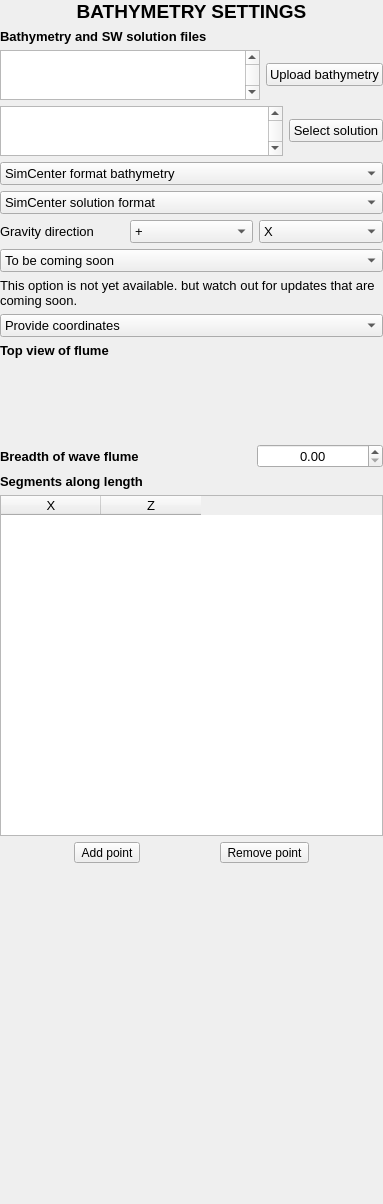
<?xml version="1.0" encoding="UTF-8"?>
<ui version="4.0">
 <class>bathymetry</class>
 <widget class="QFrame" name="bathymetry">
  <property name="geometry">
   <rect>
    <x>0</x>
    <y>0</y>
    <width>383</width>
    <height>1204</height>
   </rect>
  </property>
  <property name="windowTitle">
   <string>Frame</string>
  </property>
  <layout class="QVBoxLayout" name="verticalLayout">
   <property name="leftMargin">
    <number>0</number>
   </property>
   <property name="topMargin">
    <number>0</number>
   </property>
   <property name="rightMargin">
    <number>0</number>
   </property>
   <property name="bottomMargin">
    <number>0</number>
   </property>
   <item>
    <widget class="QLabel" name="Lbl_H1">
     <property name="font">
      <font>
       <pointsize>14</pointsize>
      </font>
     </property>
     <property name="text">
      <string>&lt;html&gt;&lt;head/&gt;&lt;body&gt;&lt;p&gt;&lt;span style=&quot; font-weight:600;&quot;&gt;BATHYMETRY SETTINGS&lt;/span&gt;&lt;/p&gt;&lt;/body&gt;&lt;/html&gt;</string>
     </property>
     <property name="alignment">
      <set>Qt::AlignCenter</set>
     </property>
    </widget>
   </item>
   <item>
    <widget class="QLabel" name="Lbl_SelFiles">
     <property name="font">
      <font>
       <pointsize>10</pointsize>
      </font>
     </property>
     <property name="focusPolicy">
      <enum>Qt::ClickFocus</enum>
     </property>
     <property name="text">
      <string>&lt;html&gt;&lt;head/&gt;&lt;body&gt;&lt;p&gt;&lt;span style=&quot; font-weight:600;&quot;&gt;Bathymetry and SW solution files&lt;/span&gt;&lt;/p&gt;&lt;/body&gt;&lt;/html&gt;</string>
     </property>
    </widget>
   </item>
   <item>
    <layout class="QHBoxLayout" name="horizontalLayout" stretch="3,1">
     <item>
      <widget class="QPlainTextEdit" name="PText_Files">
       <property name="sizePolicy">
        <sizepolicy hsizetype="Fixed" vsizetype="MinimumExpanding">
         <horstretch>0</horstretch>
         <verstretch>0</verstretch>
        </sizepolicy>
       </property>
       <property name="minimumSize">
        <size>
         <width>200</width>
         <height>50</height>
        </size>
       </property>
       <property name="maximumSize">
        <size>
         <width>400</width>
         <height>50</height>
        </size>
       </property>
       <property name="font">
        <font>
         <pointsize>10</pointsize>
        </font>
       </property>
       <property name="verticalScrollBarPolicy">
        <enum>Qt::ScrollBarAlwaysOn</enum>
       </property>
       <property name="readOnly">
        <bool>true</bool>
       </property>
      </widget>
     </item>
     <item>
      <widget class="QPushButton" name="Btn_UploadFiles">
       <property name="font">
        <font>
         <pointsize>10</pointsize>
        </font>
       </property>
       <property name="toolTip">
        <string>Select the bathymetric files to be used</string>
       </property>
       <property name="toolTipDuration">
        <number>10000</number>
       </property>
       <property name="text">
        <string>Upload bathymetry</string>
       </property>
      </widget>
     </item>
    </layout>
   </item>
   <item>
    <layout class="QHBoxLayout" name="horizontalLayout_2" stretch="3,1">
     <item>
      <widget class="QPlainTextEdit" name="PText_Solution">
       <property name="sizePolicy">
        <sizepolicy hsizetype="Fixed" vsizetype="MinimumExpanding">
         <horstretch>0</horstretch>
         <verstretch>0</verstretch>
        </sizepolicy>
       </property>
       <property name="minimumSize">
        <size>
         <width>200</width>
         <height>50</height>
        </size>
       </property>
       <property name="maximumSize">
        <size>
         <width>400</width>
         <height>50</height>
        </size>
       </property>
       <property name="font">
        <font>
         <pointsize>10</pointsize>
        </font>
       </property>
       <property name="verticalScrollBarPolicy">
        <enum>Qt::ScrollBarAlwaysOn</enum>
       </property>
       <property name="readOnly">
        <bool>true</bool>
       </property>
      </widget>
     </item>
     <item>
      <widget class="QPushButton" name="Btn_UploadSolution">
       <property name="font">
        <font>
         <pointsize>10</pointsize>
        </font>
       </property>
       <property name="toolTip">
        <string>Upload the shallow water solver solution files</string>
       </property>
       <property name="toolTipDuration">
        <number>10000</number>
       </property>
       <property name="text">
        <string>Select solution</string>
       </property>
      </widget>
     </item>
    </layout>
   </item>
   <item>
    <layout class="QVBoxLayout" name="VLY_Gravity">
     <item>
      <widget class="QComboBox" name="CmB_FileType">
       <property name="font">
        <font>
         <pointsize>10</pointsize>
        </font>
       </property>
       <property name="toolTip">
        <string>Select the format of the bathymetric files uploaded</string>
       </property>
       <property name="toolTipDuration">
        <number>10000</number>
       </property>
       <item>
        <property name="text">
         <string>SimCenter format bathymetry</string>
        </property>
       </item>
       <item>
        <property name="text">
         <string>GeoClaw (Type I) bathymetry</string>
        </property>
       </item>
       <item>
        <property name="text">
         <string>GeoClaw (Type II) bathymetry</string>
        </property>
       </item>
       <item>
        <property name="text">
         <string>GeoClaw (Type III) bathymetry</string>
        </property>
       </item>
       <item>
        <property name="text">
         <string>AdCirc data</string>
        </property>
       </item>
      </widget>
     </item>
     <item>
      <widget class="QComboBox" name="CmB_SolFormat">
       <property name="font">
        <font>
         <pointsize>10</pointsize>
        </font>
       </property>
       <property name="toolTip">
        <string>Select the format of the solutions files uploaded</string>
       </property>
       <property name="toolTipDuration">
        <number>10000</number>
       </property>
       <item>
        <property name="text">
         <string>SimCenter solution format</string>
        </property>
       </item>
       <item>
        <property name="text">
         <string>GeoClaw solution format</string>
        </property>
       </item>
       <item>
        <property name="text">
         <string>AdCirc solution format</string>
        </property>
       </item>
      </widget>
     </item>
     <item>
      <layout class="QHBoxLayout" name="HLY_Gravity">
       <property name="spacing">
        <number>-1</number>
       </property>
       <item>
        <widget class="QLabel" name="Lbl_Gravity">
         <property name="font">
          <font>
           <pointsize>10</pointsize>
          </font>
         </property>
         <property name="text">
          <string>Gravity direction</string>
         </property>
        </widget>
       </item>
       <item>
        <widget class="QComboBox" name="CmB_Grav01">
         <property name="font">
          <font>
           <pointsize>10</pointsize>
          </font>
         </property>
         <property name="toolTip">
          <string>Select if gravity is along the positive / negative axis</string>
         </property>
         <item>
          <property name="text">
           <string>+</string>
          </property>
         </item>
         <item>
          <property name="text">
           <string>-</string>
          </property>
         </item>
        </widget>
       </item>
       <item>
        <widget class="QComboBox" name="CmB_Grav02">
         <property name="font">
          <font>
           <pointsize>10</pointsize>
          </font>
         </property>
         <property name="toolTip">
          <string>Select the axis along with gravity acts</string>
         </property>
         <item>
          <property name="text">
           <string>X</string>
          </property>
         </item>
         <item>
          <property name="text">
           <string>Y</string>
          </property>
         </item>
         <item>
          <property name="text">
           <string>Z</string>
          </property>
         </item>
        </widget>
       </item>
      </layout>
     </item>
     <item>
      <widget class="QComboBox" name="CmB_Library">
       <property name="font">
        <font>
         <pointsize>10</pointsize>
        </font>
       </property>
       <property name="toolTip">
        <string>Presently SimLibrary is not available</string>
       </property>
       <property name="toolTipDuration">
        <number>10000</number>
       </property>
       <item>
        <property name="text">
         <string>To be coming soon</string>
        </property>
       </item>
      </widget>
     </item>
    </layout>
   </item>
   <item>
    <widget class="QLabel" name="Lbl_Notice">
     <property name="font">
      <font>
       <pointsize>10</pointsize>
      </font>
     </property>
     <property name="mouseTracking">
      <bool>true</bool>
     </property>
     <property name="focusPolicy">
      <enum>Qt::ClickFocus</enum>
     </property>
     <property name="text">
      <string>&lt;html&gt;&lt;head/&gt;&lt;body&gt;&lt;p&gt;This option is not yet available. but watch out for updates that are coming soon.&lt;/p&gt;&lt;/body&gt;&lt;/html&gt;</string>
     </property>
     <property name="alignment">
      <set>Qt::AlignLeading|Qt::AlignLeft|Qt::AlignTop</set>
     </property>
     <property name="wordWrap">
      <bool>true</bool>
     </property>
    </widget>
   </item>
   <item>
    <widget class="QComboBox" name="CmB_FlumeGeoType">
     <property name="font">
      <font>
       <pointsize>10</pointsize>
      </font>
     </property>
     <property name="toolTip">
      <string>Select how flume geometry will be defined</string>
     </property>
     <property name="toolTipDuration">
      <number>10000</number>
     </property>
     <item>
      <property name="text">
       <string>Provide coordinates</string>
      </property>
     </item>
     <item>
      <property name="text">
       <string>Use standard OSU Flume</string>
      </property>
     </item>
     <item>
      <property name="text">
       <string>Geometry from mesh</string>
      </property>
     </item>
    </widget>
   </item>
   <item>
    <widget class="QLabel" name="Lbl_TopViewH2">
     <property name="font">
      <font>
       <pointsize>10</pointsize>
       <weight>75</weight>
       <bold>true</bold>
      </font>
     </property>
     <property name="focusPolicy">
      <enum>Qt::ClickFocus</enum>
     </property>
     <property name="text">
      <string>&lt;html&gt;&lt;head/&gt;&lt;body&gt;&lt;p&gt;Top view of flume&lt;/p&gt;&lt;/body&gt;&lt;/html&gt;</string>
     </property>
    </widget>
   </item>
   <item>
    <widget class="QLabel" name="Lbl_TopView">
     <property name="font">
      <font>
       <pointsize>48</pointsize>
      </font>
     </property>
     <property name="text">
      <string>&lt;html&gt;&lt;head/&gt;&lt;body&gt;&lt;p&gt;&lt;img src=&quot;:/images/images/TopView_v2.png&quot; width=&quot;275&quot;&gt;&lt;/p&gt;&lt;/body&gt;&lt;/html&gt;</string>
     </property>
     <property name="scaledContents">
      <bool>true</bool>
     </property>
     <property name="alignment">
      <set>Qt::AlignCenter</set>
     </property>
     <property name="wordWrap">
      <bool>true</bool>
     </property>
    </widget>
   </item>
   <item>
    <layout class="QHBoxLayout" name="HLY_Breadth" stretch="2,1">
     <item>
      <widget class="QLabel" name="Lbl_Breadth">
       <property name="font">
        <font>
         <pointsize>10</pointsize>
         <weight>75</weight>
         <bold>true</bold>
        </font>
       </property>
       <property name="text">
        <string>Breadth of wave flume</string>
       </property>
       <property name="alignment">
        <set>Qt::AlignLeading|Qt::AlignLeft|Qt::AlignVCenter</set>
       </property>
       <property name="wordWrap">
        <bool>true</bool>
       </property>
      </widget>
     </item>
     <item>
      <widget class="QDoubleSpinBox" name="DSpBx_Breadth">
       <property name="font">
        <font>
         <pointsize>10</pointsize>
        </font>
       </property>
       <property name="toolTip">
        <string>Enter the breadth of the wave flume</string>
       </property>
       <property name="alignment">
        <set>Qt::AlignCenter</set>
       </property>
       <property name="minimum">
        <double>0.000000000000000</double>
       </property>
      </widget>
     </item>
    </layout>
   </item>
   <item>
    <widget class="QLabel" name="Lbl_Segments">
     <property name="font">
      <font>
       <pointsize>10</pointsize>
       <weight>75</weight>
       <bold>true</bold>
      </font>
     </property>
     <property name="focusPolicy">
      <enum>Qt::ClickFocus</enum>
     </property>
     <property name="text">
      <string>&lt;html&gt;&lt;head/&gt;&lt;body&gt;&lt;p&gt;Segments along length &lt;/p&gt;&lt;/body&gt;&lt;/html&gt;</string>
     </property>
    </widget>
   </item>
   <item>
    <widget class="QTableWidget" name="Tbl_Segments">
     <property name="font">
      <font>
       <pointsize>10</pointsize>
      </font>
     </property>
     <property name="toolTip">
      <string>Table of segments along the length of the flume</string>
     </property>
     <property name="toolTipDuration">
      <number>10000</number>
     </property>
     <column>
      <property name="text">
       <string>X</string>
      </property>
     </column>
     <column>
      <property name="text">
       <string>Z</string>
      </property>
     </column>
    </widget>
   </item>
   <item>
    <layout class="QHBoxLayout" name="HLY_AddSeg">
     <item>
      <widget class="QToolButton" name="Btn_AddSeg">
       <property name="toolTip">
        <string>Add segment along the length of the flume</string>
       </property>
       <property name="toolTipDuration">
        <number>10000</number>
       </property>
       <property name="text">
        <string>Add point</string>
       </property>
      </widget>
     </item>
     <item>
      <widget class="QToolButton" name="Btn_RemSeg">
       <property name="toolTip">
        <string>Remove segment along the length of the flume</string>
       </property>
       <property name="toolTipDuration">
        <number>10000</number>
       </property>
       <property name="text">
        <string>Remove point</string>
       </property>
      </widget>
     </item>
    </layout>
   </item>
   <item>
    <spacer name="VSp">
     <property name="orientation">
      <enum>Qt::Vertical</enum>
     </property>
     <property name="sizeHint" stdset="0">
      <size>
       <width>20</width>
       <height>214</height>
      </size>
     </property>
    </spacer>
   </item>
  </layout>
 </widget>
 <resources/>
 <connections/>
</ui>
